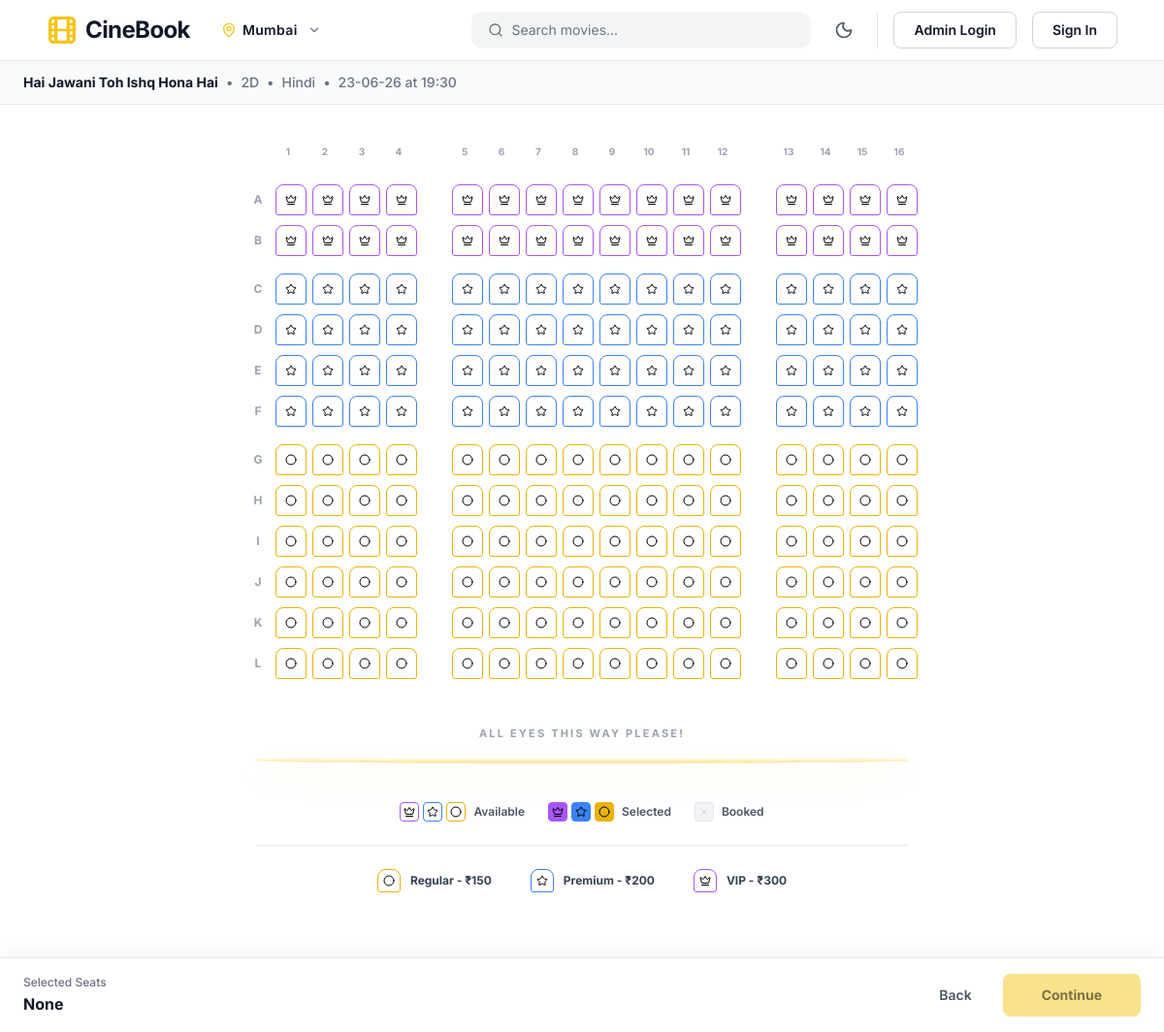
/seat_selection.php?showtime_id=6, run on the app's committed database.
### tables this page shows
CREATE TABLE `showtimes` (
  `id` int(11) NOT NULL,
  `movie_id` int(11) NOT NULL,
  `city` varchar(100) DEFAULT NULL,
  `theater_id` varchar(100) DEFAULT NULL,
  `screen_id` varchar(50) DEFAULT NULL,
  `format` varchar(50) DEFAULT NULL,
  `language` varchar(50) DEFAULT NULL,
  `show_date` date NOT NULL,
  `show_time` time NOT NULL,
  `total_seats` int(11) DEFAULT 0,
  `price_regular` decimal(10,2) DEFAULT NULL,
  `price_premium` decimal(10,2) DEFAULT NULL,
  `price_vip` decimal(10,2) DEFAULT NULL,
  `created_at` timestamp NOT NULL DEFAULT current_timestamp()
);

CREATE TABLE `movies` (
  `id` int(11) NOT NULL,
  `title` varchar(255) NOT NULL,
  `duration` varchar(50) NOT NULL,
  `genre` varchar(255) NOT NULL,
  `language` varchar(255) DEFAULT NULL,
  `certification` varchar(10) DEFAULT NULL,
  `synopsis` text DEFAULT NULL,
  `director` varchar(255) DEFAULT NULL,
  `release_date` varchar(100) DEFAULT NULL,
  `rating` varchar(255) DEFAULT NULL,
  `status` varchar(50) DEFAULT NULL,
  `formats` varchar(255) DEFAULT NULL,
  `trailer_url` varchar(255) DEFAULT NULL,
  `poster_image` varchar(255) DEFAULT NULL,
  `created_at` timestamp NOT NULL DEFAULT current_timestamp(),
  `is_rerelease` tinyint(1) DEFAULT 0
);

### seat_selection.php (the view, shortened to what this page needs)
<?php
require_once 'dbconnect.php';
$showtime_id = intval($_GET['showtime_id']);
$sql = "SELECT s.*, m.title as movie_title, m.poster_image
        FROM showtimes s
        JOIN movies m ON s.movie_id = m.id
        WHERE s.id = ?";
$stmt = $conn->prepare($sql);
$stmt->bind_param("i", $showtime_id);
$stmt->execute();
$result = $stmt->get_result();
$showtime = $result->fetch_assoc();
$booked_seats = [];
$display_date = date('d-m-y', strtotime($showtime['show_date']));
$display_time = date('H:i', strtotime($showtime['show_time']));
$price_regular = (float)$showtime['price_regular'];
$price_premium = (float)$showtime['price_premium'];
$price_vip = (float)$showtime['price_vip'];
$seat_layout = [
    'VIP' => ['A', 'B'],
    'Premium' => ['C', 'D', 'E', 'F'],
    'Regular' => ['G', 'H', 'I', 'J', 'K', 'L']
];
$total_columns = 16;
?>
<!DOCTYPE html>
<html lang="en" class="dark">
<head>
    <script src="https://cdn.tailwindcss.com"></script>
</head>
<body class="bg-white dark:bg-bgMain text-gray-900 dark:text-gray-100 font-sans flex flex-col min-h-screen transition-colors duration-300 pb-28">
    <?php include("header.php"); ?>
    <div class="bg-gray-50 dark:bg-[#111111] border-b border-gray-200 dark:border-borderMain py-3 px-6 transition-colors">
        <div class="max-w-[1400px] mx-auto text-sm text-gray-500 dark:text-gray-400 font-medium flex flex-wrap gap-2 items-center">
            <span class="text-gray-900 dark:text-white font-bold"><?php echo htmlspecialchars($showtime['movie_title']); ?></span>
            <span>•</span>
            <span><?php echo htmlspecialchars($showtime['format']); ?></span>
            <span>•</span>
            <span><?php echo htmlspecialchars($showtime['language']); ?></span>
            <span>•</span>
            <span><?php echo $display_date; ?> at <?php echo $display_time; ?></span>
        </div>
    </div>
    <div class="max-w-4xl mx-auto px-4 py-8 w-full flex-1 flex flex-col items-center">
        <div class="overflow-x-auto w-full hide-scrollbar flex justify-center pb-2">
            <div class="inline-flex flex-col gap-2.5 items-center">
                <div class="flex items-center gap-1.5 mb-2 ml-6">
                    <?php for($col = 1; $col <= $total_columns; $col++): ?>
                        <div class="w-7 h-7 sm:w-8 sm:h-8 flex items-center justify-center text-[10px] font-bold text-gray-400">
                            <?php echo $col; ?>
                        </div>
                    <?php endfor; ?>
                </div>
                <?php foreach($seat_layout as $tier => $rows): ?>
                    <div class="w-full flex flex-col gap-2.5 mb-2 relative">
                        <?php foreach($rows as $row_label): ?>
                            <div class="flex items-center gap-1.5">
                                <div class="w-6 flex items-center justify-center text-xs font-bold text-gray-400 shrink-0">
                                    <?php echo $row_label; ?>
                                </div>
                                <?php for($col = 1; $col <= $total_columns; $col++):
                                    $seat_id = $row_label . $col;
                                    $seat_price = 0;
                                    $icon_name = "";
                                    $tier_class = "";
                                    if ($tier === 'VIP') {
                                        $seat_price = $price_vip;
                                        $icon_name = "crown";
                                        $tier_class = "seat-vip";
                                    } elseif ($tier === 'Premium') {
                                        $seat_price = $price_premium;
                                        $icon_name = "star";
                                        $tier_class = "seat-premium";
                                    } else {
                                        $seat_price = $price_regular;
                                        $icon_name = "circle";
                                        $tier_class = "seat-regular";
                                    }
                                    $is_booked = in_array($seat_id, $booked_seats);
                                    $btn_class = $is_booked ? "booked" : "available " . $tier_class;
                                ?>
                                    <button
                                        type="button"
                                        id="seat-<?php echo $seat_id; ?>"
                                        class="seat-btn w-7 h-7 sm:w-8 sm:h-8 flex items-center justify-center shrink-0 <?php echo $btn_class; ?>"
                                        <?php if(!$is_booked) echo "onclick=\"toggleSeat(this, '$seat_id', $seat_price)\""; ?>
                                        title="<?php echo $seat_id . ' - ₹' . $seat_price; ?>"
                                        <?php if($is_booked) echo 'disabled'; ?>
                                    >
                                        <?php if($is_booked): ?>
                                            <i data-lucide="x" class="w-3 h-3 opacity-50"></i>
                                        <?php else: ?>
                                            <i data-lucide="<?php echo $icon_name; ?>" class="w-3 h-3 seat-icon transition-colors"></i>
                                        <?php endif; ?>
                                    </button>
                                <?php endfor; ?>
                            </div>
                        <?php endforeach; ?>
                    </div>
                <?php endforeach; ?>
            </div>
        </div>
        <div class="w-full max-w-2xl mt-8 mb-6 flex flex-col items-center">
            <p class="text-gray-400 dark:text-gray-500 tracking-[0.2em] text-[11px] font-bold uppercase mb-4">All eyes this way please!</p>
            <div class="w-full h-1.5 rounded-b-[100%] bg-gradient-to-t from-brand/50 to-transparent shadow-[0_15px_30px_rgba(245,197,24,0.15)] dark:shadow-[0_15px_30px_rgba(245,197,24,0.1)]"></div>
        </div>
        <div class="flex items-center justify-center gap-6 mt-4">
            <div class="flex items-center gap-2">
                <div class="flex items-center gap-1">
                    <div class="w-5 h-5 flex items-center justify-center rounded border border-[#a855f7] bg-white dark:bg-transparent">
                        <i data-lucide="crown" class="w-3 h-3 seat-icon"></i>
                    </div>
                    <div class="w-5 h-5 flex items-center justify-center rounded border border-[#3b82f6] bg-white dark:bg-transparent">
                        <i data-lucide="star" class="w-3 h-3 seat-icon"></i>
                    </div>
                    <div class="w-5 h-5 flex items-center justify-center rounded border border-[#eab308] bg-white dark:bg-transparent">
                        <i data-lucide="circle" class="w-3 h-3 seat-icon"></i>
                    </div>
                </div>
                <span class="text-xs font-semibold text-gray-600 dark:text-gray-400">Available</span>
            </div>
            <div class="flex items-center gap-2">
                <div class="flex items-center gap-1">
                    <div class="w-5 h-5 flex items-center justify-center rounded bg-[#a855f7] border border-[#a855f7]">
                        <i data-lucide="crown" class="w-3 h-3 text-black"></i>
                    </div>
                    <div class="w-5 h-5 flex items-center justify-center rounded bg-[#3b82f6] border border-[#3b82f6]">
                        <i data-lucide="star" class="w-3 h-3 text-black"></i>
                    </div>
                    <div class="w-5 h-5 flex items-center justify-center rounded bg-[#eab308] border border-[#eab308]">
                        <i data-lucide="circle" class="w-3 h-3 text-black"></i>
                    </div>
                </div>
                <span class="text-xs font-semibold text-gray-600 dark:text-gray-400">Selected</span>
            </div>
            <div class="flex items-center gap-2">
                <div class="w-5 h-5 rounded bg-gray-100 dark:bg-[#1a1a1a] border border-gray-200 dark:border-[#262626] flex items-center justify-center">
                    <i data-lucide="x" class="w-3 h-3 text-gray-300 dark:text-gray-600"></i>
                </div>
                <span class="text-xs font-semibold text-gray-600 dark:text-gray-400">Booked</span>
            </div>
        </div>
        <div class="flex flex-wrap items-center justify-center gap-6 sm:gap-10 mt-6 pt-6 border-t border-gray-200 dark:border-borderMain w-full max-w-2xl">
            <div class="flex items-center gap-2.5">
                <div class="seat-btn w-6 h-6 flex items-center justify-center border-[#eab308] bg-transparent">
                    <i data-lucide="circle" class="w-3 h-3 seat-icon"></i>
                </div>
                <span class="text-xs font-bold text-gray-700 dark:text-gray-300">Regular - ₹<?php echo number_format($price_regular, 0); ?></span>
            </div>
            <div class="flex items-center gap-2.5">
                <div class="seat-btn w-6 h-6 flex items-center justify-center border-[#3b82f6] bg-transparent">
                    <i data-lucide="star" class="w-3 h-3 seat-icon"></i>
                </div>
                <span class="text-xs font-bold text-gray-700 dark:text-gray-300">Premium - ₹<?php echo number_format($price_premium, 0); ?></span>
            </div>
            <div class="flex items-center gap-2.5">
                <div class="seat-btn w-6 h-6 flex items-center justify-center border-[#a855f7] bg-transparent">
                    <i data-lucide="crown" class="w-3 h-3 seat-icon"></i>
                </div>
                <span class="text-xs font-bold text-gray-700 dark:text-gray-300">VIP - ₹<?php echo number_format($price_vip, 0); ?></span>
            </div>
        </div>
    </div>
    <div class="fixed bottom-0 left-0 right-0 bg-white dark:bg-[#121212] border-t border-gray-200 dark:border-[#262626] shadow-[0_-4px_20px_rgba(0,0,0,0.05)] dark:shadow-[0_-4px_20px_rgba(0,0,0,0.5)] z-50 transition-colors">
        <div class="max-w-[1400px] mx-auto px-6 py-4 flex flex-row items-center justify-between">
            <div class="flex flex-col">
                <span class="text-xs font-medium text-gray-500 dark:text-gray-400 mb-0.5">Selected Seats</span>
                <span id="selected-seats-display" class="text-sm md:text-base font-bold text-gray-900 dark:text-white">
                    None
                </span>
            </div>
            <div class="flex items-center gap-2 md:gap-4">
                <button type="button" onclick="history.back()" class="text-sm font-semibold text-gray-600 dark:text-gray-300 hover:text-gray-900 dark:hover:text-white transition-colors px-2 md:px-4 py-2">
                    Back
                </button>
                <form id="booking-form" action="food_selection.php" method="POST" class="m-0 p-0">
                    <button type="submit" id="continue-btn" disabled class="px-6 md:px-10 py-3 bg-brand/50 text-black/50 dark:bg-[#333] dark:text-gray-500 text-sm font-bold rounded-lg transition-colors shadow-sm cursor-not-allowed">
                        Continue
                    </button>
                </form>
            </div>
        </div>
    </div>
</body>
</html>

### seat_selection.php (style rules this page uses)
.hide-scrollbar { -ms-overflow-style: none; scrollbar-width: none; }
.seat-btn { border-width: 1.5px; border-top-left-radius: 8px; border-top-right-radius: 8px; border-bottom-left-radius: 3px; border-bottom-right-radius: 3px; background-color: transparent; transition: all 0.2s ease-in-out; }
.seat-icon { color: #000000; }
.seat-vip.available { border-color: #a855f7; }
.seat-premium.available { border-color: #3b82f6; }
.seat-regular.available { border-color: #eab308; }

### data on the page
showtimes: movie.title "Hai Jawani Toh Ishq Hona Hai", format "2D", language "Hindi", show_date "23-06-26", show_time "19:30", price_regular "150", price_premium "200", price_vip "300"

### other printed values
$current_city "Mumbai"
$row_label "A"
$row_label "B"
$row_label "C"
$row_label "D"
$row_label "E"
$row_label "F"
$row_label "G"
$row_label "H"
$row_label "I"
$row_label "J"
$row_label "K"
$row_label "L"
